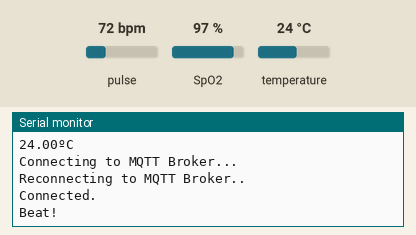
Simulated run of this sketch. Board: ESP8266 (NodeMCU). On the bench: the last lines printed to the serial monitor. Inputs (shaded band) come from the test bench; at power-on: pulse 72 bpm, temperature 24 °C, SpO2 97 %. WiFi joins after 1.5 s; servers stay silent unless stated; random numbers use the default seed unless the sketch sets one; no MQTT or app messages arrive unless stated.

Above: at 4.2 s.
4.3 s: pulse set to 42 bpm
At 5.1 s:
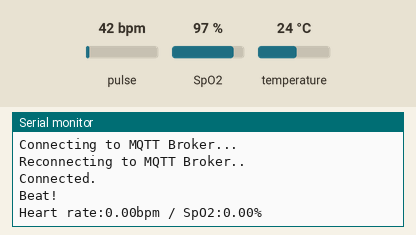
5.8 s: temperature set to 12 °C
At 6.6 s:
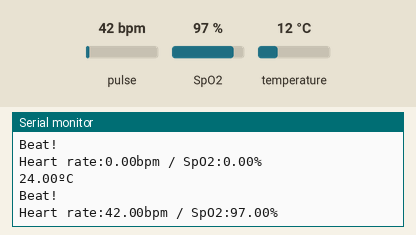
7.3 s: SpO2 set to 80 %
At 8.0 s:
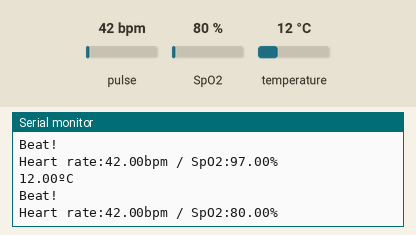
8.8 s: temperature set to 19 °C
At 10.1 s:
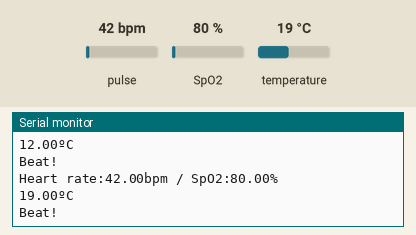
10.3 s: pulse set to 70 bpm
At 11.0 s:
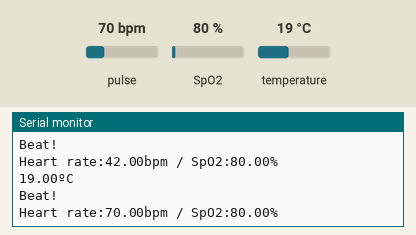
Timing chart, 0 to 12.8 s (numbered marks = the images above; inputs shaded):
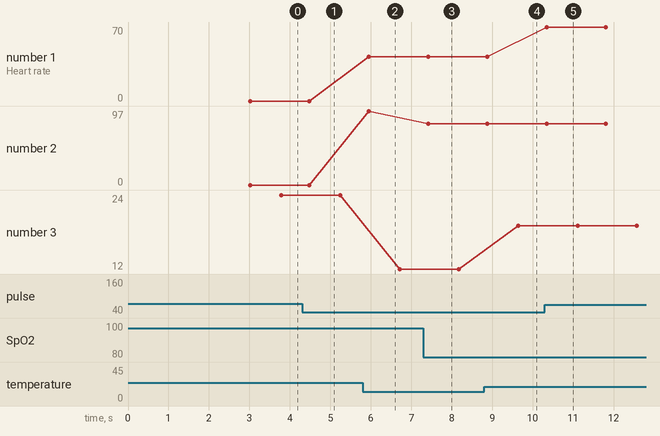

The sketch:

napcode.ino
```cpp
#include <Wire.h>
#include "MAX30100_PulseOximeter.h"
#include <OneWire.h>
#include <DallasTemperature.h>
#include <ESP8266WiFi.h>
#include <WiFiClient.h>
#include <PubSubClient.h>

char ssid[] = "TP-Link_6B02";
char pass[] = "79381222";

void callback(char* topic, byte* payload, unsigned int length) {
  Serial.println("Callback");
  Serial.println((char) payload[0]);
}

const char* mqttServer = "test.mosquitto.org";
WiFiClient wifiClient = WiFiClient();
PubSubClient mqttClient(mqttServer, 1883, callback, wifiClient);

void reconnect() {
  Serial.println("Connecting to MQTT Broker...");
  while (!mqttClient.connected()) {
    Serial.println("Reconnecting to MQTT Broker..");
    String clientId = "ESP8266Client-";
    clientId += String(random(0xffff), HEX);

    if (mqttClient.connect(clientId.c_str())) {
      Serial.println("Connected.");
      // subscribe to topic
    }
  }
}

#define REPORTING_PERIOD_MS 700
PulseOximeter pox;
uint32_t tsLastReport = 0;

void onBeatDetected() {
  Serial.println("Beat!");
}

const int oneWireBus = D6;
OneWire oneWire(oneWireBus);
DallasTemperature sensors(&oneWire);

void setup() {
  Serial.begin(115200);

  WiFi.begin(ssid, pass);
  while (WiFi.status() != WL_CONNECTED) {
    Serial.print(".");
    delay(1000);
  }

  Serial.println("");
  Serial.println("WiFi connected");
  Serial.println("IP address: ");
  Serial.println(WiFi.localIP());
  delay(1000);

  Serial.print("Initializing pulse oximeter..");
  if (!pox.begin()) {
    Serial.println("FAILED");
    for (;;);
  } else {
    Serial.println("SUCCESS");
  }

  pox.setOnBeatDetectedCallback(onBeatDetected);
  sensors.begin();
}

void loop() {
  pox.update();
  float oxi = pox.getSpO2();
  float rate = pox.getHeartRate();
  if (millis() - tsLastReport > REPORTING_PERIOD_MS) {
    Serial.print("Heart rate:");
    Serial.print(rate);
    Serial.print("bpm / SpO2:");
    Serial.print(oxi);
    Serial.println("%");

    sensors.requestTemperatures();
    float temperatureC = sensors.getTempCByIndex(0);
    Serial.print(temperatureC);
    Serial.println("ºC");

    tsLastReport = millis();
    send_to_server(String(rate) + " bpm", "ESP8266_nhiptim");
    send_to_server(String(oxi) + " %", "ESP8266_Oxi");
    send_to_server(String(temperatureC) + ("ºC"), "ESP8266_nhietdo");
  }
}

void send_to_server(String data, const char* topic) {
  if (!mqttClient.connected()) {
    reconnect();
    mqttClient.loop();
  }
  const char* new_data = data.c_str();
  mqttClient.publish(topic, new_data);
}
```

Measured:
- after the input at 7.3 s, the serial monitor: prints a new line after 0.11 s (image 3)
- after the input at 8.8 s, the serial monitor: prints a new line after 0.84 s (image 4)
- after the input at 10.3 s, the serial monitor: prints a new line at once (image 5)
- plotted number 1: 42 → 70 after the input at 10.3 s
- plotted number 2: 97 → 80 after the input at 7.3 s
- plotted number 3: 24 → 12 after the input at 5.8 s, 12 → 19 after the input at 8.8 s
